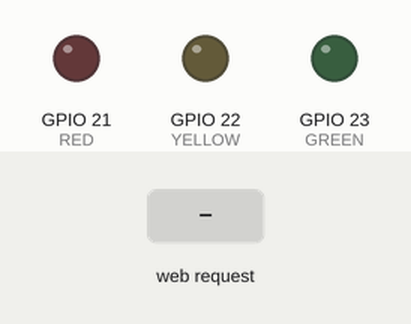
Simulated run of this sketch. Board: ESP32. On the bench: output pins drawn as LEDs (lit = HIGH). Inputs (shaded band) come from the test bench. WiFi joins after 1.5 s; servers stay silent unless stated; what the sketch prints to the serial monitor is not drawn.

Above: at 3.3 s.
3.4 s: HTTP request GET /on1 received
At 3.8 s:
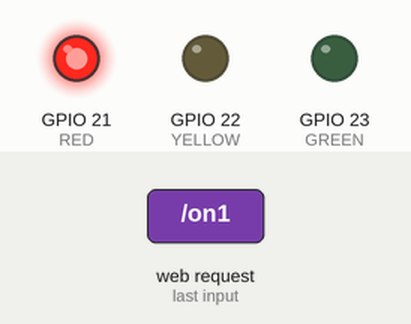
4.9 s: HTTP request GET /on2 received
At 6.1 s:
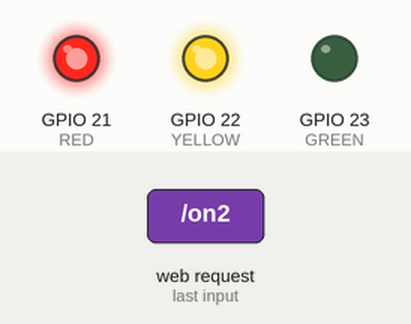
6.4 s: HTTP request GET /off1 received
At 7.3 s:
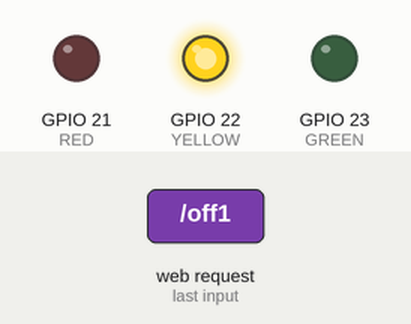
7.9 s: HTTP request GET /on3 received
At 8.4 s:
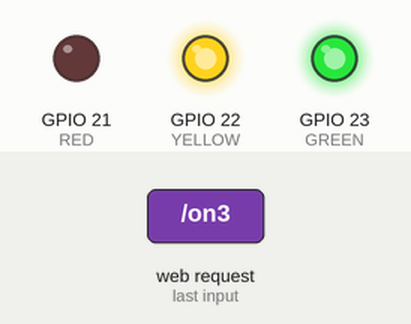
9.4 s: HTTP request GET /off2 received
At 10.6 s:
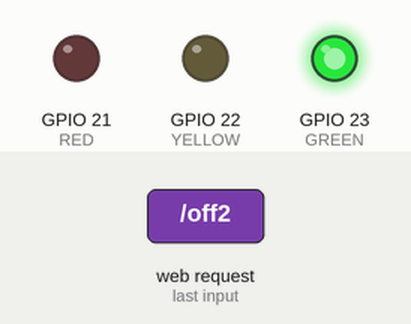
10.9 s: HTTP request GET /off3 received
At 11.9 s:
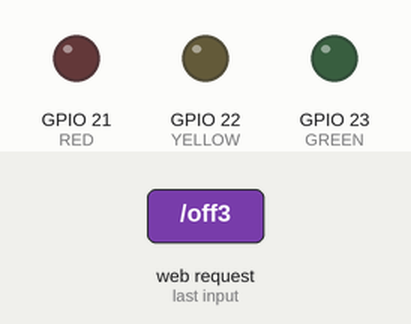
Timing chart, 0 to 13.4 s (numbered marks = the images above; inputs shaded):
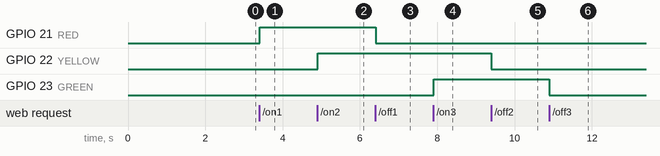

The sketch:

AsyncWebServer_MultiLED.ino
```cpp
#include <WiFi.h>
#include <AsyncTCP.h>
#include <ESPAsyncWebServer.h>

const char *ssid = "AIE_509_2.4G";
const char *password = "addinedu_class1";
const int RED = 21;
const int YELLOW = 22;
const int GREEN = 23;

AsyncWebServer server(80); // port number. (webserver = 8080 or 80)


const char html[] PROGMEM = R"rawliteral(
  <!DOCTYPE html>
  <html>
  <body>
  <center>
  <h1>Hello, MinSeop's ESP32 Web Server - Async3</h1>
  <div>LED PIN 21 :
  <input type="checkbox" onchange="toggleCheckBox1(this)" />
  </div><br>
  <div>LED PIN 22 :
  <input type="checkbox" onchange="toggleCheckBox2(this)" />
  </div><br>
  <div>LED PIN 23 :
  <input type="checkbox" onchange="toggleCheckBox3(this)" />
  </div>
  <script>
  function toggleCheckBox1(element) {
    var req = new XMLHttpRequest();
    if (element.checked)
    {
      req.open("GET", "/on1", true);
    }
    else
    {
      req.open("GET", "/off1", true);
    }
    req.send();
  }
  function toggleCheckBox2(element) {
    var req = new XMLHttpRequest();
    if (element.checked)
    {
      req.open("GET", "/on2", true);
    }
    else
    {
      req.open("GET", "/off2", true);
    }
    req.send();
  }
  function toggleCheckBox3(element) {
    var req = new XMLHttpRequest();
    if (element.checked)
    {
      req.open("GET", "/on3", true);
    }
    else
    {
      req.open("GET", "/off3", true);
    }
    req.send();
  }
  </script>
  </center>
  </body>
  </html>
  )rawliteral";

String processor(const String& var)
{
  Serial.println(var);
  return var;
}

void setup() {
  // put your setup code here, to run once:
  Serial.begin(115200);
  Serial.println("ESP32 Web Server Start");
  Serial.println(ssid);
  pinMode(RED, OUTPUT);
  pinMode(YELLOW, OUTPUT);
  pinMode(GREEN, OUTPUT);

  WiFi.begin(ssid, password);

  while (WiFi.status() != WL_CONNECTED)
  {
    delay(1000);
    Serial.print(".");
  }

  Serial.println();

  Serial.print("IP addess: ");
  Serial.println(WiFi.localIP());

  server.on("/", HTTP_GET, [] (AsyncWebServerRequest *req){
    req->send_P(200, "text/html", html, processor);
  });
  server.on("/on1", HTTP_GET, [] (AsyncWebServerRequest *req){
    digitalWrite(RED, HIGH);
    req->send_P(200, "text/html", html, processor);
  });
  server.on("/off1", HTTP_GET, [] (AsyncWebServerRequest *req){
    digitalWrite(RED, LOW);
    req->send_P(200, "text/html", html, processor);
  });
  server.on("/on2", HTTP_GET, [] (AsyncWebServerRequest *req){
    digitalWrite(YELLOW, HIGH);
    req->send_P(200, "text/html", html, processor);
  });
  server.on("/off2", HTTP_GET, [] (AsyncWebServerRequest *req){
    digitalWrite(YELLOW, LOW);
    req->send_P(200, "text/html", html, processor);
  });
  server.on("/on3", HTTP_GET, [] (AsyncWebServerRequest *req){
    digitalWrite(GREEN, HIGH);
    req->send_P(200, "text/html", html, processor);
  });
  server.on("/off3", HTTP_GET, [] (AsyncWebServerRequest *req){
    digitalWrite(GREEN, LOW);
    req->send_P(200, "text/html", html, processor);
  });
  server.begin();

  Serial.println("HTTP Server Started!");
  delay(100);
}


void loop() {
  // put your main code here, to run repeatedly
}
```

Measured:
- after the input at 3.4 s, GPIO 21 (RED): LOW → HIGH at once
- after the input at 4.9 s, GPIO 22 (YELLOW): LOW → HIGH at once
- after the input at 6.4 s, GPIO 21 (RED): HIGH → LOW at once
- after the input at 7.9 s, GPIO 23 (GREEN): LOW → HIGH at once
- after the input at 9.4 s, GPIO 22 (YELLOW): HIGH → LOW at once
- after the input at 10.9 s, GPIO 23 (GREEN): HIGH → LOW at once
